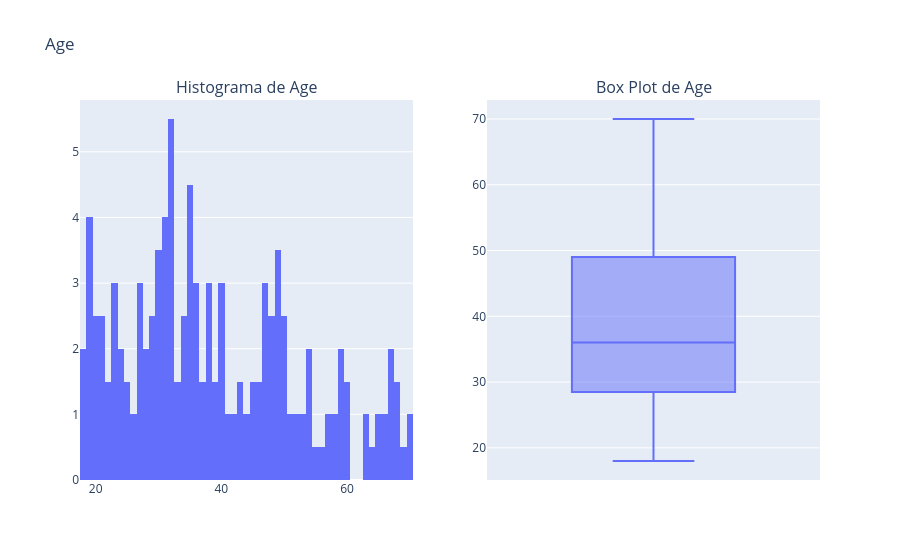
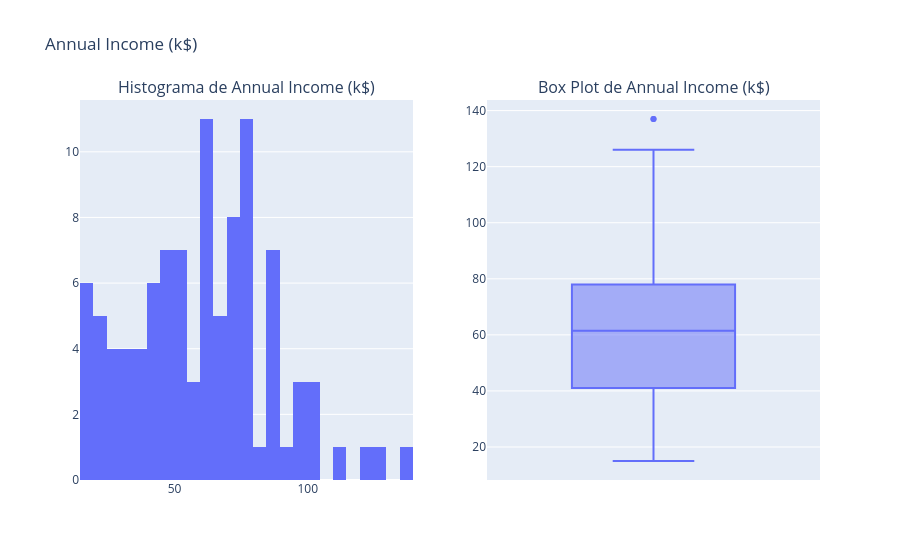
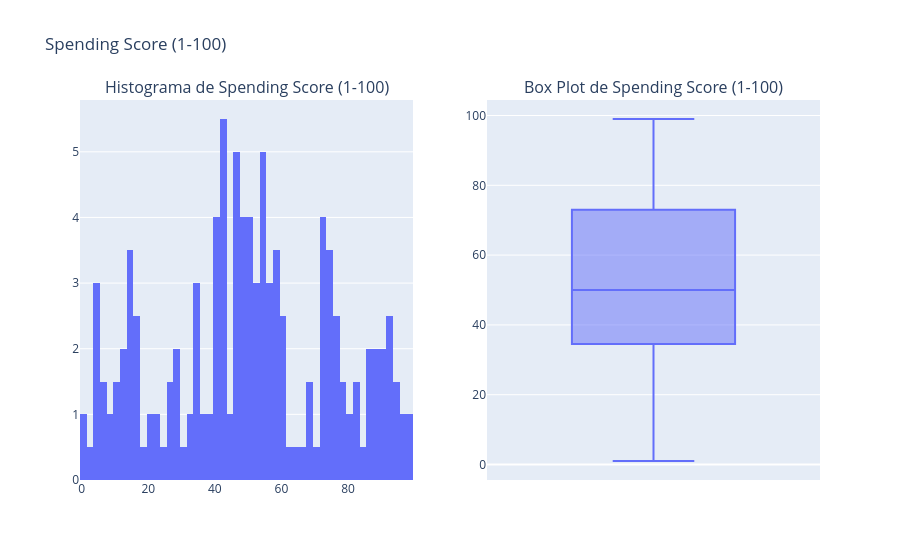
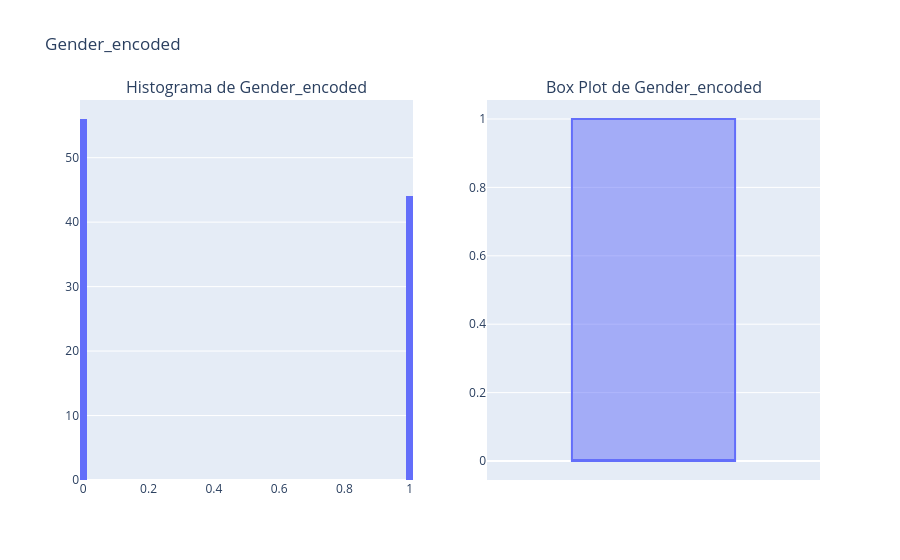

Source (notebook cell) for these figures, in order:
### Markdown cell above
A anáslise estatística comentada anteriormente indicou a possibilidade de outlier na variável de receita anual (Annual Income). Para aprofundar esta análise, seguem abaixo a distribuição dos dados.

Como é possível ver pelos gráficos, o único ponto fora da curva é o valor máximo da coluna de receita anual. Por ser apena um, ele será excluído e passaremos para a próxima etapa.

### Code cell
for campo in df.columns:
    fig = make_subplots(rows=1, cols=2, subplot_titles=[f'Histograma de {campo}', f'Box Plot de {campo}'])
    fig.add_trace(
        px.histogram(df, x=campo, histnorm="percent", nbins=60).data[0],
        row=1, col=1
    )
    fig.add_trace(
        px.box(df, y=campo).data[0],
        row=1, col=2
    )
    fig.update_layout(title_text=f'{campo}', showlegend=False)
    fig.show()

### Figure 1 — Plotly figure (JSON) as saved in the notebook; plotly's stock layout.template omitted (floating-point values rounded to 4 significant figures; data arrays with more than 128 entries replaced by an {"elided": "..."} marker saying what was removed)
{"data": [{"bingroup": "x", "histnorm": "percent", "hovertemplate": "Age=%{x}<br>percent=%{y}<extra></extra>", "legendgroup": "", "marker": {"color": "#636efa", "pattern": {"shape": ""}}, "name": "", "nbinsx": 60, "orientation": "v", "showlegend": false, "type": "histogram", "x": {"elided": "200 int values"}, "xaxis": "x", "yaxis": "y"}, {"alignmentgroup": "True", "hovertemplate": "Age=%{y}<extra></extra>", "legendgroup": "", "marker": {"color": "#636efa"}, "name": "", "notched": false, "offsetgroup": "", "orientation": "v", "showlegend": false, "type": "box", "x0": " ", "xaxis": "x2", "y": {"elided": "200 int values"}, "y0": " ", "yaxis": "y2"}], "layout": {"annotations": [{"font": {"size": 16}, "showarrow": false, "text": "Histograma de Age", "x": 0.225, "xanchor": "center", "xref": "paper", "y": 1, "yanchor": "bottom", "yref": "paper"}, {"font": {"size": 16}, "showarrow": false, "text": "Box Plot de Age", "x": 0.775, "xanchor": "center", "xref": "paper", "y": 1, "yanchor": "bottom", "yref": "paper"}], "showlegend": false, "title": {"text": "Age"}, "xaxis": {"anchor": "y", "domain": [0, 0.45]}, "xaxis2": {"anchor": "y2", "domain": [0.55, 1]}, "yaxis": {"anchor": "x", "domain": [0, 1]}, "yaxis2": {"anchor": "x2", "domain": [0, 1]}}}

### Figure 2 — Plotly figure (JSON) as saved in the notebook; plotly's stock layout.template omitted (floating-point values rounded to 4 significant figures; data arrays with more than 128 entries replaced by an {"elided": "..."} marker saying what was removed)
{"data": [{"bingroup": "x", "histnorm": "percent", "hovertemplate": "Annual Income (k$)=%{x}<br>percent=%{y}<extra></extra>", "legendgroup": "", "marker": {"color": "#636efa", "pattern": {"shape": ""}}, "name": "", "nbinsx": 60, "orientation": "v", "showlegend": false, "type": "histogram", "x": {"elided": "200 int values"}, "xaxis": "x", "yaxis": "y"}, {"alignmentgroup": "True", "hovertemplate": "Annual Income (k$)=%{y}<extra></extra>", "legendgroup": "", "marker": {"color": "#636efa"}, "name": "", "notched": false, "offsetgroup": "", "orientation": "v", "showlegend": false, "type": "box", "x0": " ", "xaxis": "x2", "y": {"elided": "200 int values"}, "y0": " ", "yaxis": "y2"}], "layout": {"annotations": [{"font": {"size": 16}, "showarrow": false, "text": "Histograma de Annual Income (k$)", "x": 0.225, "xanchor": "center", "xref": "paper", "y": 1, "yanchor": "bottom", "yref": "paper"}, {"font": {"size": 16}, "showarrow": false, "text": "Box Plot de Annual Income (k$)", "x": 0.775, "xanchor": "center", "xref": "paper", "y": 1, "yanchor": "bottom", "yref": "paper"}], "showlegend": false, "title": {"text": "Annual Income (k$)"}, "xaxis": {"anchor": "y", "domain": [0, 0.45]}, "xaxis2": {"anchor": "y2", "domain": [0.55, 1]}, "yaxis": {"anchor": "x", "domain": [0, 1]}, "yaxis2": {"anchor": "x2", "domain": [0, 1]}}}

### Figure 3 — Plotly figure (JSON) as saved in the notebook; plotly's stock layout.template omitted (floating-point values rounded to 4 significant figures; data arrays with more than 128 entries replaced by an {"elided": "..."} marker saying what was removed)
{"data": [{"bingroup": "x", "histnorm": "percent", "hovertemplate": "Spending Score (1-100)=%{x}<br>percent=%{y}<extra></extra>", "legendgroup": "", "marker": {"color": "#636efa", "pattern": {"shape": ""}}, "name": "", "nbinsx": 60, "orientation": "v", "showlegend": false, "type": "histogram", "x": {"elided": "200 int values"}, "xaxis": "x", "yaxis": "y"}, {"alignmentgroup": "True", "hovertemplate": "Spending Score (1-100)=%{y}<extra></extra>", "legendgroup": "", "marker": {"color": "#636efa"}, "name": "", "notched": false, "offsetgroup": "", "orientation": "v", "showlegend": false, "type": "box", "x0": " ", "xaxis": "x2", "y": {"elided": "200 int values"}, "y0": " ", "yaxis": "y2"}], "layout": {"annotations": [{"font": {"size": 16}, "showarrow": false, "text": "Histograma de Spending Score (1-100)", "x": 0.225, "xanchor": "center", "xref": "paper", "y": 1, "yanchor": "bottom", "yref": "paper"}, {"font": {"size": 16}, "showarrow": false, "text": "Box Plot de Spending Score (1-100)", "x": 0.775, "xanchor": "center", "xref": "paper", "y": 1, "yanchor": "bottom", "yref": "paper"}], "showlegend": false, "title": {"text": "Spending Score (1-100)"}, "xaxis": {"anchor": "y", "domain": [0, 0.45]}, "xaxis2": {"anchor": "y2", "domain": [0.55, 1]}, "yaxis": {"anchor": "x", "domain": [0, 1]}, "yaxis2": {"anchor": "x2", "domain": [0, 1]}}}

### Figure 4 — Plotly figure (JSON) as saved in the notebook; plotly's stock layout.template omitted (floating-point values rounded to 4 significant figures; data arrays with more than 128 entries replaced by an {"elided": "..."} marker saying what was removed)
{"data": [{"bingroup": "x", "histnorm": "percent", "hovertemplate": "Gender_encoded=%{x}<br>percent=%{y}<extra></extra>", "legendgroup": "", "marker": {"color": "#636efa", "pattern": {"shape": ""}}, "name": "", "nbinsx": 60, "orientation": "v", "showlegend": false, "type": "histogram", "x": {"elided": "200 int values"}, "xaxis": "x", "yaxis": "y"}, {"alignmentgroup": "True", "hovertemplate": "Gender_encoded=%{y}<extra></extra>", "legendgroup": "", "marker": {"color": "#636efa"}, "name": "", "notched": false, "offsetgroup": "", "orientation": "v", "showlegend": false, "type": "box", "x0": " ", "xaxis": "x2", "y": {"elided": "200 int values"}, "y0": " ", "yaxis": "y2"}], "layout": {"annotations": [{"font": {"size": 16}, "showarrow": false, "text": "Histograma de Gender_encoded", "x": 0.225, "xanchor": "center", "xref": "paper", "y": 1, "yanchor": "bottom", "yref": "paper"}, {"font": {"size": 16}, "showarrow": false, "text": "Box Plot de Gender_encoded", "x": 0.775, "xanchor": "center", "xref": "paper", "y": 1, "yanchor": "bottom", "yref": "paper"}], "showlegend": false, "title": {"text": "Gender_encoded"}, "xaxis": {"anchor": "y", "domain": [0, 0.45]}, "xaxis2": {"anchor": "y2", "domain": [0.55, 1]}, "yaxis": {"anchor": "x", "domain": [0, 1]}, "yaxis2": {"anchor": "x2", "domain": [0, 1]}}}
